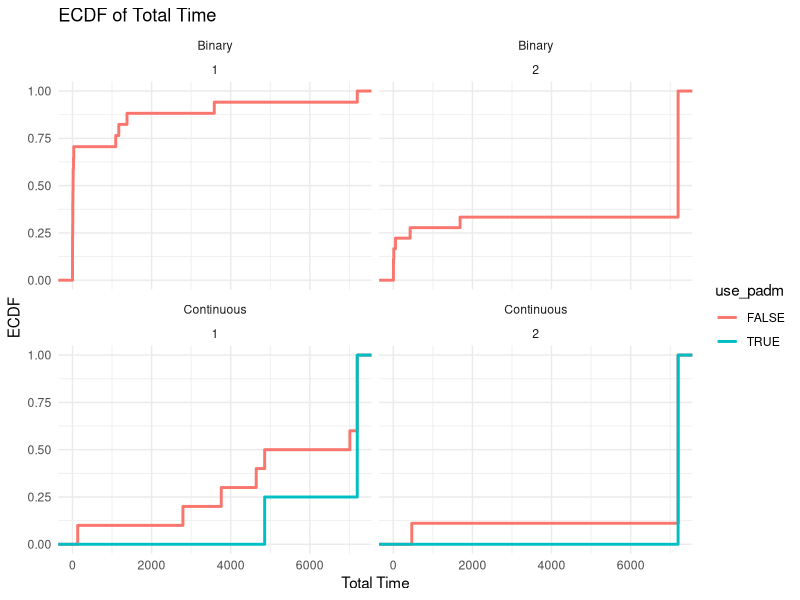
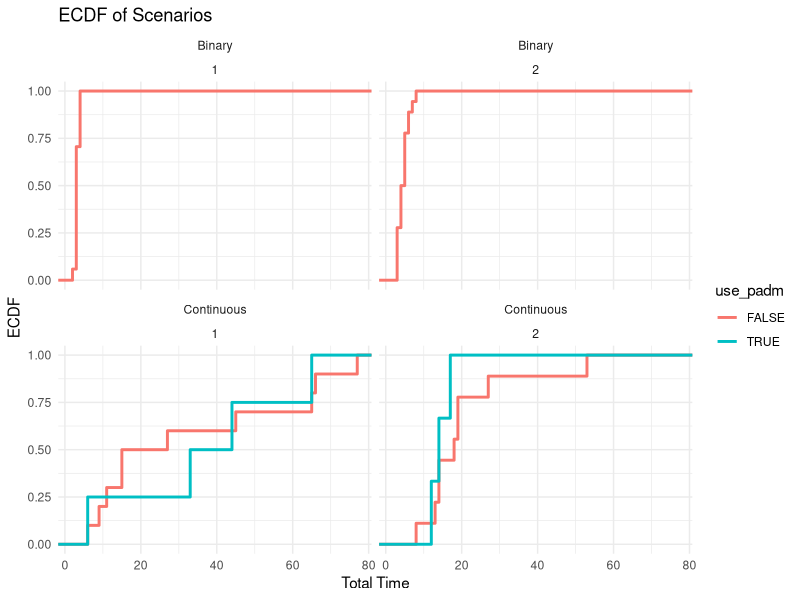
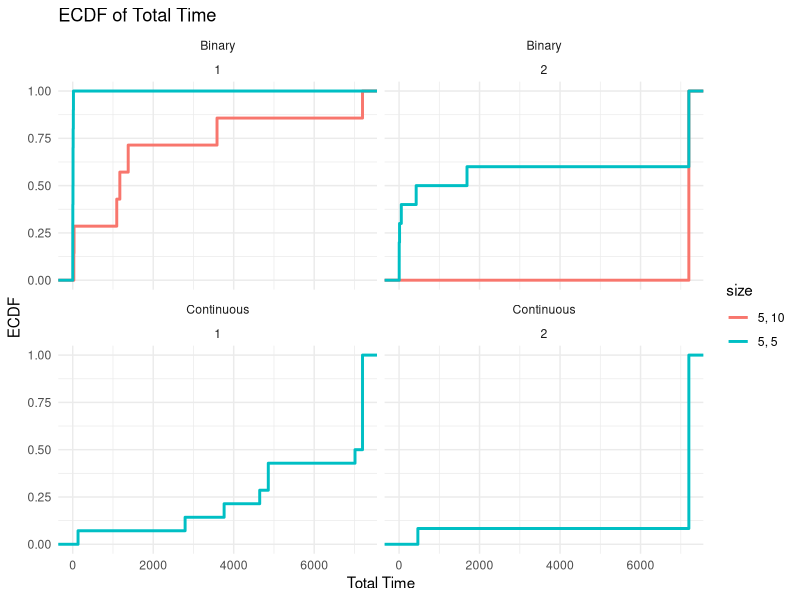

Recreate these plots in R, in order.
## ---- chunk 1
library(rmarkdown)
library(kableExtra)
library(ggplot2)
library(stringr)
suppressPackageStartupMessages(library(dplyr))
## ---- chunk 2
results = read.csv("results.csv", header = FALSE)
colnames(results) = c("tag", "instance", "n_customers", "n_facilities", "Gamma", "follower_type", "use_padm", "total_time", "status", "reason", "best_bound", "best_obj", "n_iterations", "n_scenarios", "master_time", "separation_time")
#results = results %>% mutate(instance = basename(instance))
results$tag = NULL
results = results %>% mutate(total_time = ifelse(total_time > 7200, 7200, total_time))
#matches = str_match(results$instance, "instance_(\\d+)_(\\d+)_(\\d+)_\\d+\\.txt")
#results = data.frame(
#  results,
#  n_facilites = as.numeric(matches[,2]),
#  n_customers = as.numeric(matches[,3]),
#  ratio = as.numeric(matches[,4]) / 100
#)
results$use_padm = as.logical(results$use_padm)
results$size = paste0(results$n_facilities, ", ", results$n_customers)
paged_table(results)
## ---- chunk 3
ggplot(results, aes(x = total_time, color = use_padm)) +
  stat_ecdf(geom = "step", linewidth = 1) +
  labs(title = "ECDF of Total Time",
       x = "Total Time",
       y = "ECDF") +
  facet_wrap(follower_type~Gamma) +
  theme_minimal()

ggplot(results, aes(x = n_scenarios, color = use_padm)) +
  stat_ecdf(geom = "step", linewidth = 1) +
  labs(title = "ECDF of Scenarios",
       x = "Total Time",
       y = "ECDF") +
  facet_wrap(follower_type~Gamma) +
  theme_minimal()

ggplot(results, aes(x = total_time, color = size)) +
  stat_ecdf(geom = "step", linewidth = 1) +
  labs(title = "ECDF of Total Time",
       x = "Total Time",
       y = "ECDF") +
  facet_wrap(follower_type~Gamma) +
  theme_minimal()
